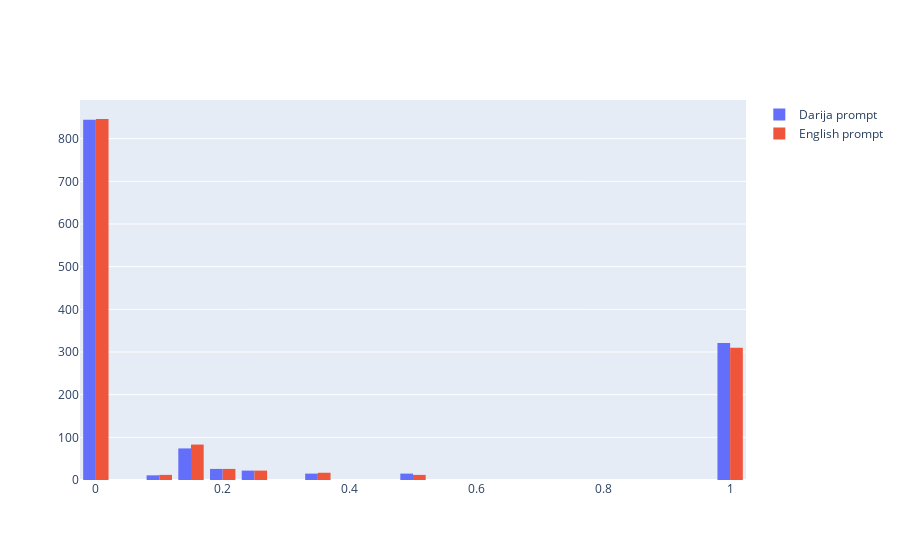

Write notebook code for a chart like this one.
### Code cell
import plotly.graph_objects as go


fig = go.Figure()

fig.add_trace(go.Histogram(histfunc="count", y=dataset['similarity_p5'], x=dataset['similarity_p5'], name="Darija prompt"))
fig.add_trace(go.Histogram(histfunc="count", y=dataset['similarity_eng_p5'], x=dataset['similarity_eng_p5'], name="English prompt"))

fig.show()

### Figure 1 — Plotly figure (JSON) as saved in the notebook; plotly's stock layout.template omitted (floating-point values rounded to 4 significant figures; data arrays with more than 128 entries replaced by an {"elided": "..."} marker saying what was removed)
{"data": [{"histfunc": "count", "name": "Darija prompt", "type": "histogram", "x": {"elided": "1328 float values"}, "y": {"elided": "1328 float values"}}, {"histfunc": "count", "name": "English prompt", "type": "histogram", "x": {"elided": "1328 float values"}, "y": {"elided": "1328 float values"}}], "layout": {}}
